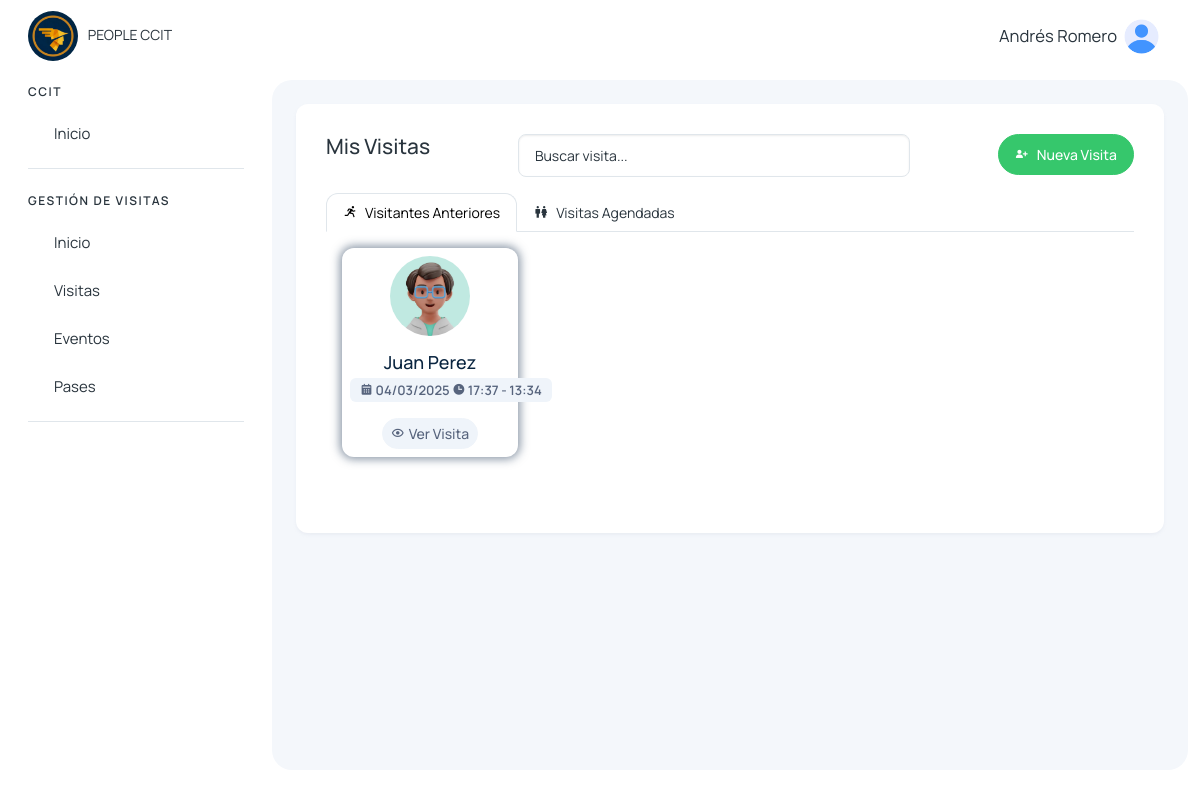
Page /colaborador/visitas/ (signed in) on the committed database.
### visitantes/models.py (models this page shows, shortened)
class Visita(models.Model):
    cod_visita = models.CharField(max_length=50, unique=True)
    visitante = models.CharField(max_length=500)
    motivo = models.TextField()
    accion = models.TextField(null=True, blank=True)
    tipo = models.TextField()
    agendado_presente = models.CharField(max_length=500, null=True, blank=True)
    estado_visitante = models.CharField(max_length=500, null=True, blank=True)
    area_departamento = models.CharField(max_length=255)
    persona_visitada = models.CharField(max_length=255)
    fecha_visita = models.DateField()
    hora_ingreso = models.TimeField()
    hora_salida = models.TimeField(null=True, blank=True)
    usuario_registro = models.CharField(max_length=50)
    num_pase = models.CharField(max_length=50, null=True, blank=True)
    foto_documento_identificacion = models.ImageField(upload_to='visitantes/', blank=True, null=True)
    created_at = models.DateTimeField(auto_now_add=True)
    updated_at = models.DateTimeField(auto_now=True)

### colaboradores/views.py (the view)
# urls.py: path('colaborador/visitas/', views.visitas_colaborador, name='visitas_colaborador'),
@login_required
def visitas_colaborador(request):
    today = timezone.localdate()
    visitas_dentro = Visita.objects.filter(estado_visitante='out', persona_visitada=request.user.username).order_by('fecha_visita', 'hora_ingreso')
    visitas_agendadas = Visita.objects.filter(
        Q(estado_visitante='agendado', agendado_presente='agendado', persona_visitada=request.user.username),
        fecha_visita=today
    ).order_by('fecha_visita', 'hora_ingreso')
    visitas_proximas_agendadas = Visita.objects.filter(
        Q(estado_visitante='agendado', agendado_presente='agendado', persona_visitada=request.user.username),
        fecha_visita__gt=today
    ).order_by('fecha_visita', 'hora_ingreso')
    visitas_agendadas_anteriormente = Visita.objects.filter(
        Q(agendado_presente='agendado', persona_visitada=request.user.username),
        fecha_visita__lt=today
    ).exclude(estado_visitante='in').order_by('fecha_visita', 'hora_ingreso')
    visitantes_visita = VisitanesVisita.objects.all()
    pertenencias = PertenenciasVisitante.objects.all()
    pases = PaseAcceso.objects.all()
    eventos_hoy = EventoCapacitacion.objects.filter(organizador=request.user.username, fecha=today).order_by('fecha', 'hora_inicio')
    eventos_proximos = EventoCapacitacion.objects.filter(organizador=request.user.username, fecha__gt=today).order_by('fecha', 'hora_inicio')
    eventos_anteriores = EventoCapacitacion.objects.filter(organizador=request.user.username, fecha__lt=today).order_by('fecha', 'hora_inicio')
    visitante_por_documento = {v.documento_identificacion: v.nombre for v in visitantes_visita}
    visitas_info = {}
    for visita in visitas_dentro:
        visitas_info[visita.cod_visita] = {
            'visita': visita,
            'visitantes': [v for v in visitantes_visita if v.cod_visita == visita.cod_visita],
            'pertenencias': [p for p in pertenencias if p.cod_visita == visita.cod_visita],
        }
    visitas_agendadas_info = {}
    for visita in visitas_agendadas:
        visitas_agendadas_info[visita.cod_visita] = {
            'visita': visita,
            'visitantes': [v for v in visitantes_visita if v.cod_visita == visita.cod_visita],
            'pertenencias': [p for p in pertenencias if p.cod_visita == visita.cod_visita],
        }
    visitas_proximas_agendadas_info = {}
    for visita in visitas_proximas_agendadas:
        visitas_proximas_agendadas_info[visita.cod_visita] = {
            'visita': visita,
            'visitantes': [v for v in visitantes_visita if v.cod_visita == visita.cod_visita],
            'pertenencias': [p for p in pertenencias if p.cod_visita == visita.cod_visita],
        }
    visitas_agendadas_anteriormente_info = {}
    for visita in visitas_agendadas_anteriormente:
        visitas_agendadas_anteriormente_info[visita.cod_visita] = {
            'visita': visita,
            'visitantes': [v for v in visitantes_visita if v.cod_visita == visita.cod_visita],
            'pertenencias': [p for p in pertenencias if p.cod_visita == visita.cod_visita],
        }
    return render(request, 'visitantes/colaborador/visitas.html', {
        'visitas_dentro': visitas_dentro,
        'visitas_agendadas': visitas_agendadas,
        'visitas_proximas_agendadas': visitas_proximas_agendadas,
        'visitas_agendadas_anteriormente': visitas_agendadas_anteriormente,
        'visitantes_visita': visitantes_visita,
        'pertenencias': pertenencias,
        'visitas_info': visitas_info,
        'visitas_agendadas_info': visitas_agendadas_info,
        'visitas_proximas_agendadas_info': visitas_proximas_agendadas_info,
        'visitas_agendadas_anteriormente_info': visitas_agendadas_anteriormente_info,
        'pases': pases,
        'eventos_hoy': eventos_hoy,
        'eventos_proximos': eventos_proximos,
        'eventos_anteriores': eventos_anteriores,
        'visitante_por_documento': visitante_por_documento,
    })

### usuarios/templatetags/dict_extras.py (called while the page is built)
@register.filter
def dict_get(dictionary, key):
    return dictionary.get(key, '')

### visitantes/context_processors.py (called while the page is built)
def grupos_usuario(request):
    if request.user.is_authenticated:
        grupos = request.user.groups.all()
    else:
        grupos = []
    return {'user_grupos': grupos}

### templates/visitantes/colaborador/visitas.html (shortened to what this page needs)
{% extends 'layout/layout.html' %}
{% block content %}
{% load static %}
{% load dict_extras %}
<div>
    <div class="mb-3 row d-flex justify-content-between">
        <div class="col-auto">
            <h4>Mis Visitas</h4>
        </div>
        <div class="col-6">
            <input type="search" class="form-control" name="busqueda" id="search_visita" placeholder="Buscar visita...">
        </div>
        <div class="col-auto">
            <a class="btn btn-success d-flex col-auto" href="{% url 'nueva-visita' %}">
                <span><i class='bx bxs-user-plus'></i></span>
                <span class="d-none d-md-block ms-2">Nueva Visita</span>
            </a>
        </div>
    </div>
    <ul class="nav nav-tabs" role="tablist">
        <li class="nav-item">
            <a class="nav-link d-flex active" data-bs-toggle="tab" href="#v_dentro" role="tab">
                <span><i class='bx bx-run'></i></span>
                <span class="d-none d-md-block ms-2">Visitantes Anteriores</span>
            </a>
        </li>
        <li class="nav-item">
            <a class="nav-link d-flex" data-bs-toggle="tab" href="#v_agendada" role="tab">
                <span><i class='bx bx-male-female'></i></span>
                <span class="d-none d-md-block ms-2">Visitas Agendadas</span>
            </a>
        </li>
    </ul>
    <div class="tab-content">
        <div class="tab-pane active" id="v_dentro" role="tabpanel">
            <div class="row p-3">
                {% for visita in visitas_dentro %}
                <div class="col-12 col-sm-12 col-md-6 col-lg-3 col-xl-3">
                    <div class="card hover-img card-visita-dentro">
                        <div class="card-body p-2 text-center border-none">
                            <img src="{% static '/assets/images/profile/user-3.jpg' %}" alt="matdash-img" class="rounded-circle mb-3" width="80" height="80">
                            <h4 class="card-title mb-1">{{visita.visitante}}</h4>
                            <span class="badge text-bg-light text-secondary">
                                <i class='bx bxs-calendar'></i> {{visita.fecha_visita | date:'d/m/Y' }}
                                <i class='bx bxs-time' ></i> {{visita.hora_ingreso}} -  {{visita.hora_salida}}
                            </span>
                        </div>
                        <ul class="px-2 py-2 list-unstyled d-flex align-items-center justify-content-center mb-0">
                            <li class="position-relative">
                                <button class="btn btn-light btn-sm text-secondary d-flex align-items-center justify-content-center text-center fs-3" data-bs-toggle="modal" data-bs-target="#registrarSalidaVisitante{{visita.id}}">
                                    <i class='bx bx-show' style="margin-right: 4px;"></i> Ver Visita
                                </button>
                            </li>
                        </ul>
                    </div>
                </div>
                {% empty %}
                <div class="col-12 text-center text-secondary">
                    No hay visitas dentro
                </div>
                {% endfor %}
            </div>
        </div>
    </div>
</div>
{% endblock %}

### templates/layout/layout.html (shortened to what this page needs)
{% load static %}
<!DOCTYPE html>
<html lang="en">
<head>
    <link href='https://unpkg.com/boxicons@2.1.4/css/boxicons.min.css' rel='stylesheet'>
    <link rel="stylesheet" href="https://cdn.jsdelivr.net/npm/sweetalert2@11.4.4/dist/sweetalert2.min.css">
    <link rel="stylesheet" href="{% static '/assets/css/styles.min.css' %}" />
</head>
<body>
  <div class="page-wrapper" id="main-wrapper" data-layout="vertical" data-navbarbg="skin6" data-sidebartype="full"
  data-sidebar-position="fixed" data-header-position="fixed">
    <aside class="left-sidebar">
        <div>
            <div class="brand-logo d-flex align-items-center justify-content-between">
                <a href="{% url 'inicio_recepcion' %}" class="text-nowrap logo-img">
                    <img class="rounded-circle" width="50" src="{% static '/img/logo.png' %}" alt="logo" style="margin-right: 7px" />
                    PEOPLE CCIT
                </a>
            </div>
            <nav class="sidebar-nav scroll-sidebar" data-simplebar="">
                <ul id="sidebarnav">
                    <li class="nav-small-cap">
                        <span class="hide-menu">CCIT</span>
                    </li>
                    <li class="sidebar-item">
                        <a class="sidebar-link" href="{% url 'home' %}" aria-expanded="false">
                            <span class="hide-menu">Inicio</span>
                        </a>
                    </li>
                    {% for grupo in user_grupos %}
                        {% if grupo.name == "visitas_recepcion_group" or grupo.name == "admin_group" or grupo.name == 'super_admin' %}
                            <li class="nav-small-cap">
                                <span class="hide-menu">GESTIÓN DE VISITAS</span>
                            </li>
                            <li class="sidebar-item">
                                <a class="sidebar-link" href="{% url 'inicio_recepcion' %}" aria-expanded="false">
                                    <span class="hide-menu">Inicio</span>
                                </a>
                            </li>
                            <li class="sidebar-item">
                                <a class="sidebar-link" href="{% url 'visitas_recepcion' %}" aria-expanded="false">
                                    <span class="hide-menu">Visitas</span>
                                </a>
                            </li>
                            <li class="sidebar-item">
                                <a class="sidebar-link" href="{% url 'eventos_capacitaciones' %}" aria-expanded="false">
                                    <span class="hide-menu">Eventos</span>
                                </a>
                            </li>
                            <li class="sidebar-item">
                                <a class="sidebar-link" href="{% url 'pases_recepcion' %}" aria-expanded="false">
                                    <span class="hide-menu">Pases</span>
                                </a>
                            </li>
                        {% endif %}
                    {% endfor %}
                </ul>
            </nav>
        </div>
    </aside>
  <div class="body-wrapper">
    <header class="app-header">
        <nav class="navbar navbar-expand-lg navbar-light">
            <div class="navbar-collapse justify-content-end px-0" id="navbarNav">
                <ul class="navbar-nav flex-row ms-auto align-items-center justify-content-end">
                    <li class="nav-item dropdown">
                        <a class="nav-link " href="javascript:void(0)" id="drop2" data-bs-toggle="dropdown"
                            aria-expanded="false">
                            <small style="font-size: smaller; margin-right: 7px;">
                                {{request.user.first_name}} {{request.user.last_name}}
                            </small>
                            <img src="{% static '/img/home/user.png' %}" alt="" width="35" height="35" class="rounded-circle">
                        </a>
                    </li>
                </ul>
            </div>
        </nav>
    </header>
            <div class="body-wrapper-inner">
                <div class="container-fluid">
                    <div class="card">
                        <div class="card-body">
                            {% block content %} {% endblock %}
                        </div>
                    </div>
                </div>
            </div>
        </div>
    </div>
</body>
</html>

### templates/layout/layout.html (style rules this page uses)
.btn { border-radius: 25px; }
.body-wrapper .container-fluid { max-width: 1500px; }

### templates/visitantes/colaborador/visitas.html (style rules this page uses)
.card-visita-dentro { box-shadow: 0px 0px 10px 2px #18314f86; }

### rows in the picture
Visita: visitante "Juan Perez", fecha_visita "04/03/2025", hora_ingreso "17:37", hora_salida "13:34"

### other values in the picture
{{ request.user.first_name }} "Andrés"
{{ request.user.last_name }} "Romero"
